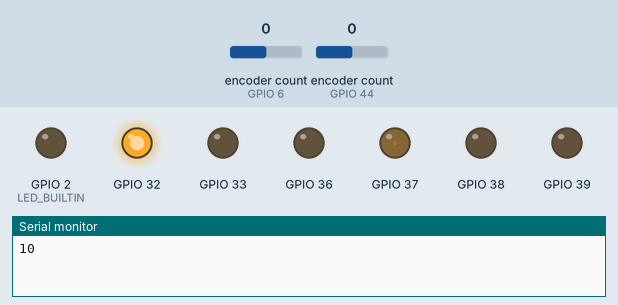
Bench run of a sketch on a simulated ESP32. On the bench: output pins drawn as LEDs (lit = HIGH), the last lines printed to the serial monitor. The test bench sets the inputs (shaded band); at power-on: encoder count (sensors on GPIO 6, GPIO 44) 0.

Above: at 0.1 s.
At 10.1 s:
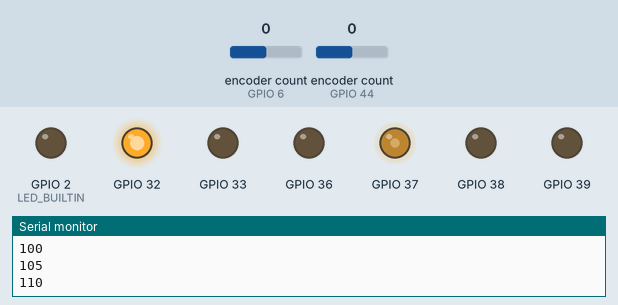
At 20.1 s:
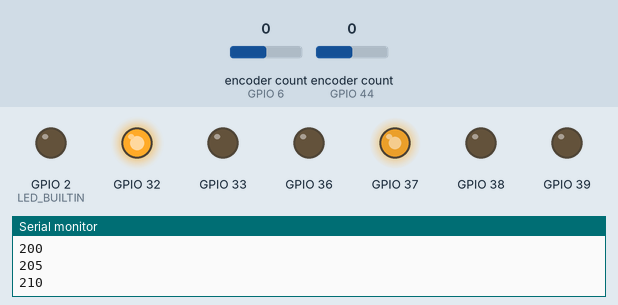
At 39.75 s:
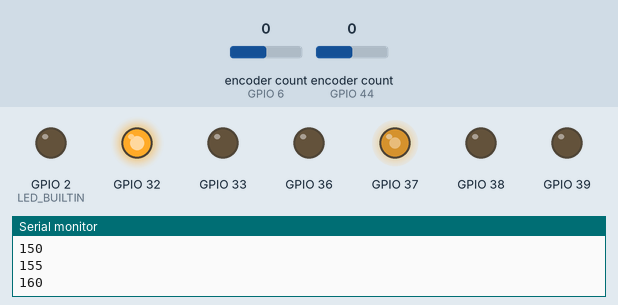
Timing chart, 0 to 40.0 s (numbered marks = the images above):
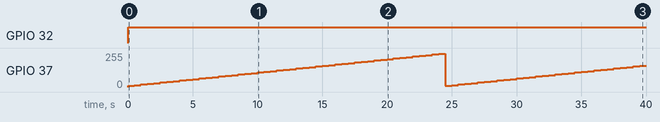

The sketch:

chelonii.ino
```cpp
#include <Encoder.h>
//#include "Encoder.h"

#include "Motor.h"

/* Motor pinout definition
                en, ch1, ch2 */
motor rightMotor(A0, A2, A3);
motor  leftMotor(A1, A5, A4);

/*Encoder pinout definition*/
Encoder rightEncoder(D7,D6);
Encoder leftEncoder(D5,D4);

void setup() {
  /* Motors arm */
  rightMotor.disarm();
  leftMotor.arm();

  /* Serial comunication */
  Serial.begin(115200);
  pinMode(LED_BUILTIN, OUTPUT);

}

void loop() {
  leftMotor.spinCCW();
  for(int val = 10; val < 255; val = val+5){
    Serial.println(val);
    leftMotor.setVoltage(val);
    delay(500);
  }

}
```

motor.cpp
```cpp
#include "Motor.h"


motor::motor(int en, int ch1, int ch2){
      this ->en = en;
      this ->ch1 = ch1;
      this ->ch2 = ch2;

      /* Set all pins as digital outputs*/
      pinMode(en, OUTPUT);
      pinMode(ch1, OUTPUT);
      pinMode(ch2, OUTPUT);
      return;
}

void motor::arm(){
  digitalWrite(en, HIGH);
  return;
}

void motor::disarm(){
  digitalWrite(en, LOW);
  spinStop();
  return;
}

void motor::spinCW(){
  digitalWrite(ch1, HIGH);
  digitalWrite(ch2, LOW);
  return;
}

void motor::spinCCW(){
  digitalWrite(ch1, LOW);
  digitalWrite(ch2, HIGH);
  return;
}

void motor::spinStop(){
  digitalWrite(ch1, LOW);
  digitalWrite(ch2, LOW);
  return;
}

void motor::setVoltage(int p){
  analogWrite(en, p);
}
```

motor.h
```cpp
#ifndef MOTOR_H
#define MOTOR_H

#include <Arduino.h>

class motor{
  private:
    char en;
    char ch1;
    char ch2;

  public:
    motor(int en, int ch1, int ch2);
    void arm();
    void disarm();
    void spinCW();
    void spinCCW();
    void spinStop();
    void setVoltage(int p);
};

#endif
```

Measured:
- by itself, GPIO 32: LOW → HIGH at 0.00 s
- by itself, GPIO 37: 0/255 → 10/255 at 0.00 s, → 15/255 0.50 s later, → 20/255 0.50 s later, → 25/255 0.50 s later, … (80 changes in this stretch)
